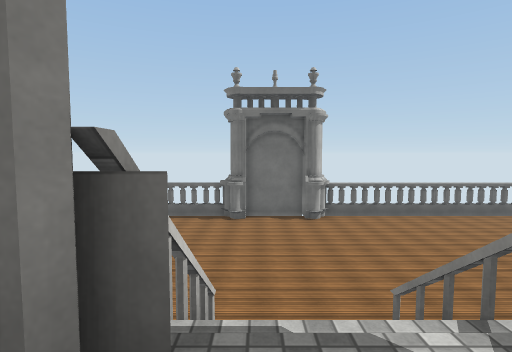
[1] (above)

24 first-person views from a walk through a 3-D level made in the Unity game engine. The camera is 1.4 m above the floor, tilts 4° down and sees 80° across. The floor is counted in squares, 2 m on a side. Each view is taken from the middle of a square. On the plan, view 1 faces up. The plan holds only what a view shows up to about 10 squares ahead; the rest is blank. The player is left out. Some animated figures are not drawn. Surface patterns are stand-ins for the level's own textures.

[2]
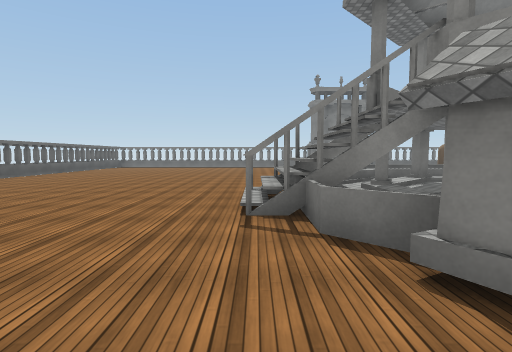

[3]
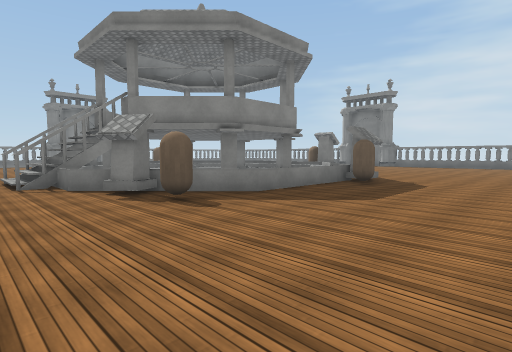

[4]
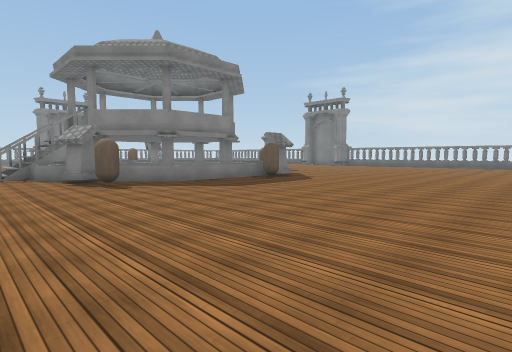

[5]
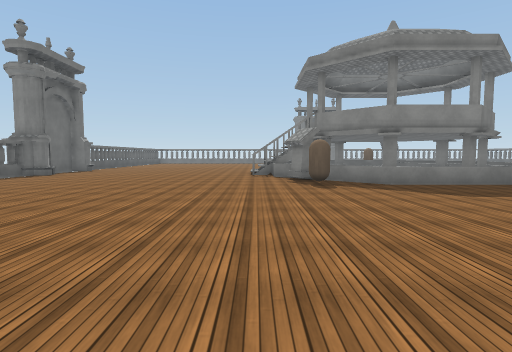

[6]
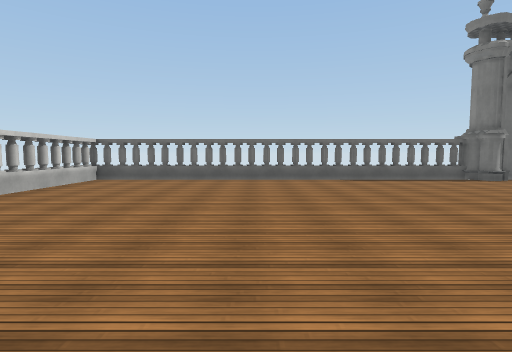

[7]
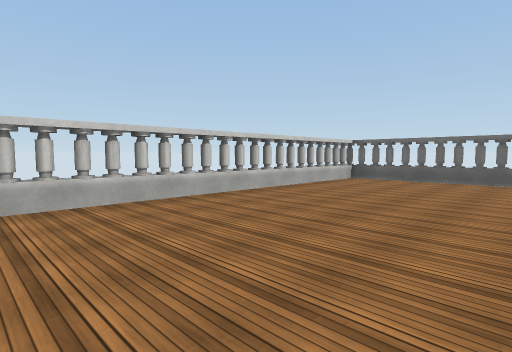

[8]
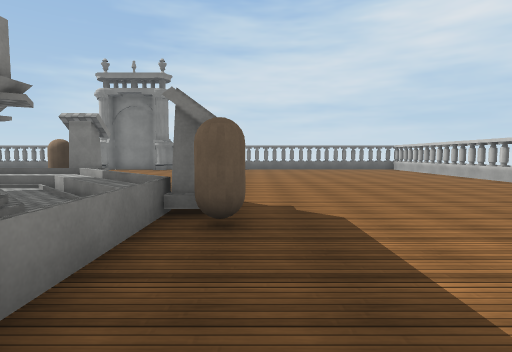

[9]
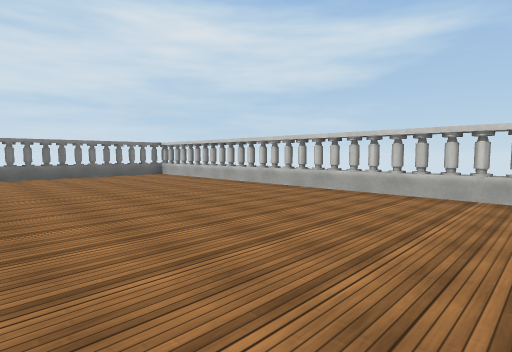

[10]
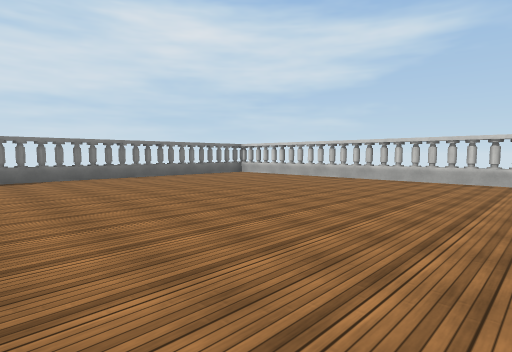

[11]
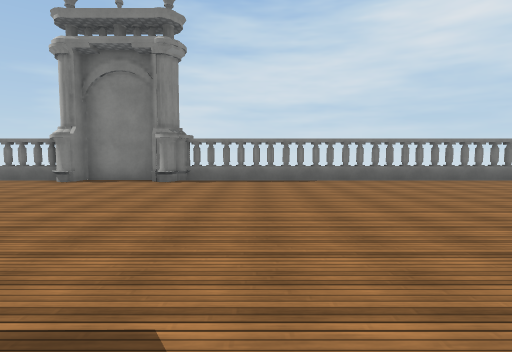

[12]
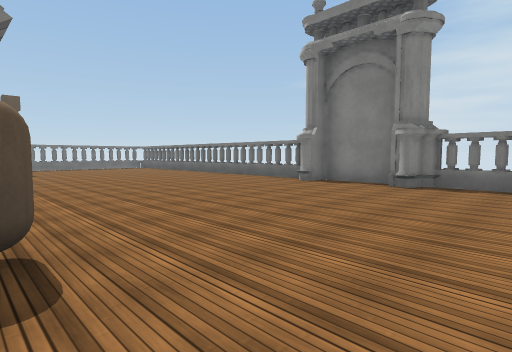

[13]
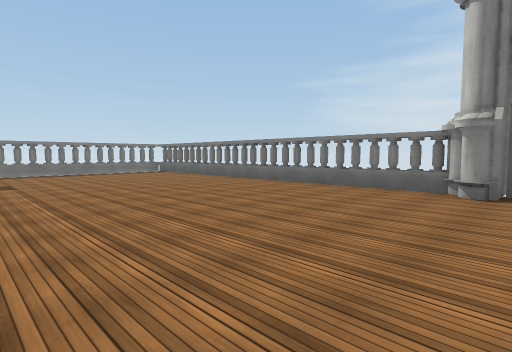

[14]
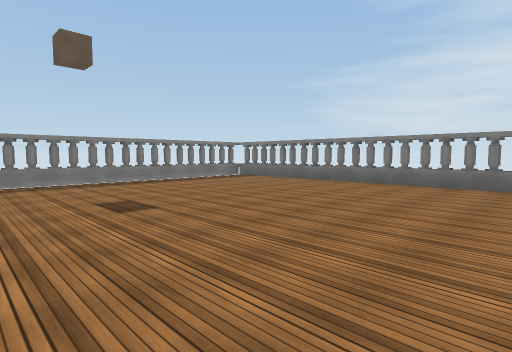

[15]
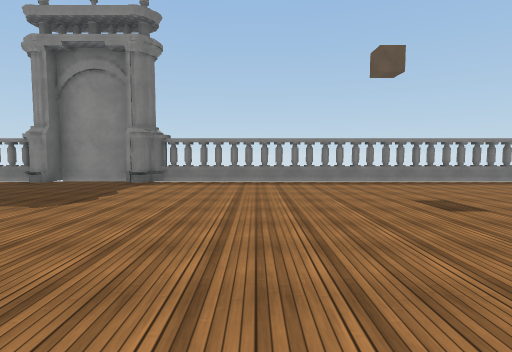

[16]
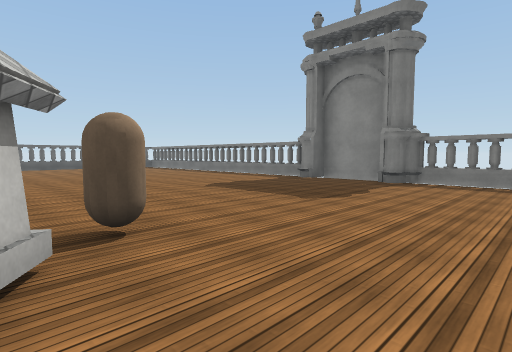

[17]
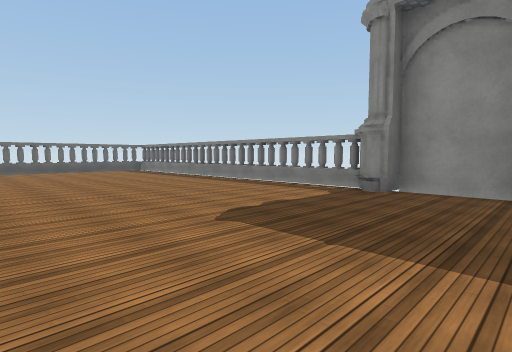

[18]
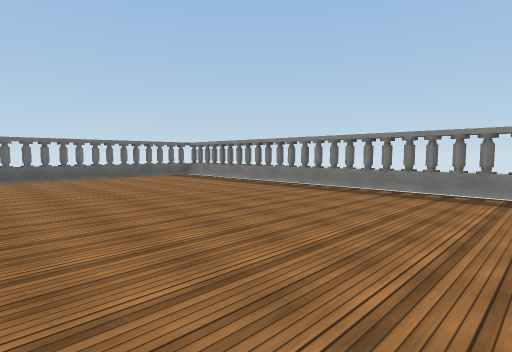

[19]
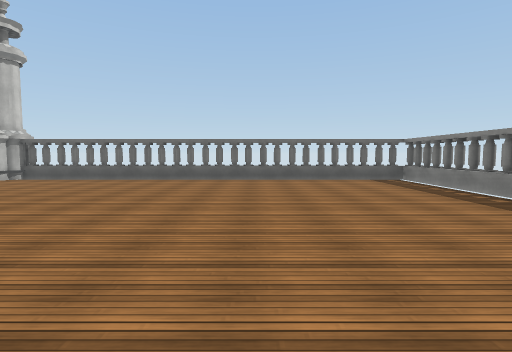

[20]
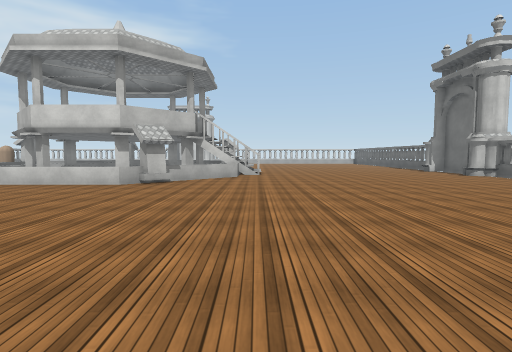

[21]
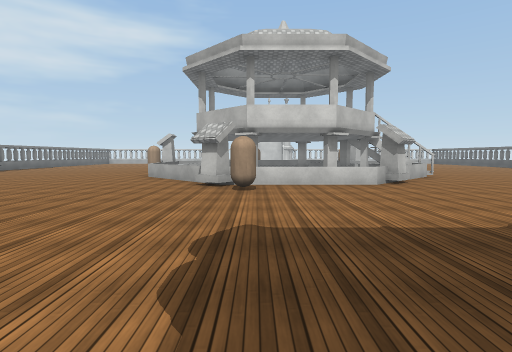

[22]
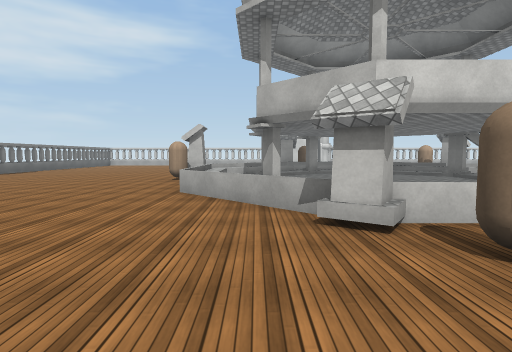

[23]
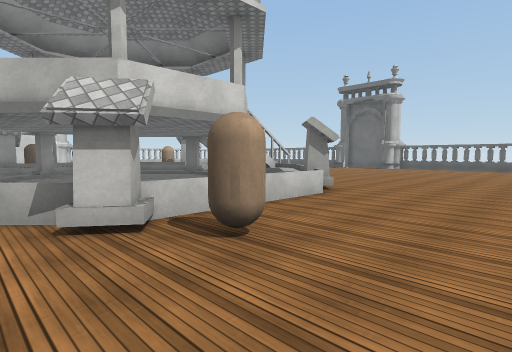

[24]
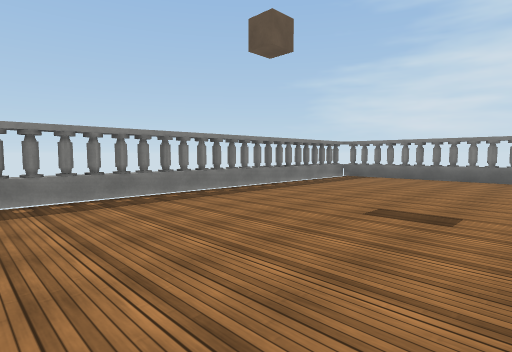

### Floor plan
Key: @ floor where view 1 was taken; # wall or solid block; x gap in a wall; . main floor; / step, stairs or slope; = window, fence, low wall or low ledge; v drop or lower ground; C capsule.
Columns run from 12 left of view 1 to 13 right of it. Each row starts with its distance up from view 1.
 11 ##########################
 10 #..........#..#..........#
  9 #........................#
  8 #........................#
  7 #........................#
  6 #........................#
  5 #........................#
  4 #........................#
  3 #...........//...........#
  2 #.........#=//=..........#
  1  .......C.v=//=v=........#
  0  ........vv @  v#........#
 -1   ......=v      v=.......#
 -2   ......=v      v=.......#
 -3   .....C=v      v=C......#
 -4 #.......#vv    vv#.......#
 -5 #.........v=v =v.........#
 -6 #..........x===..........#
 -7 #..........#C............#
 -8 #........................#
 -9 #........................#
-10 #........................#
-11 #........................#
-12 #........................#
-13 #........................#
-14   .........#..#..........#
-15   ########################

Positions as (right, up) in squares from view 1, and headings:
1: (0, 0), facing up
2: (-4, 3), facing right
3: (-8, 4), facing down-right
4: (-11, 4), facing down-right
5: (-11, 3), facing right
6: (-7, 2), facing up
7: (-7, 2), facing up-left
8: (-5, 0), facing down
9: (-6, -4), facing down-left
10: (-3, -5), facing down-left
11: (-3, -6), facing down
12: (-3, -7), facing down-right
13: (1, -8), facing down-right
14: (5, -7), facing down-right
15: (5, -6), facing right
16: (5, -6), facing up-right
17: (7, -3), facing up-right
18: (7, 1), facing up-right
19: (9, 2), facing up
20: (12, 3), facing left
21: (12, -3), facing left
22: (8, -5), facing left
23: (8, -5), facing up-left
24: (8, -5), facing down-right
